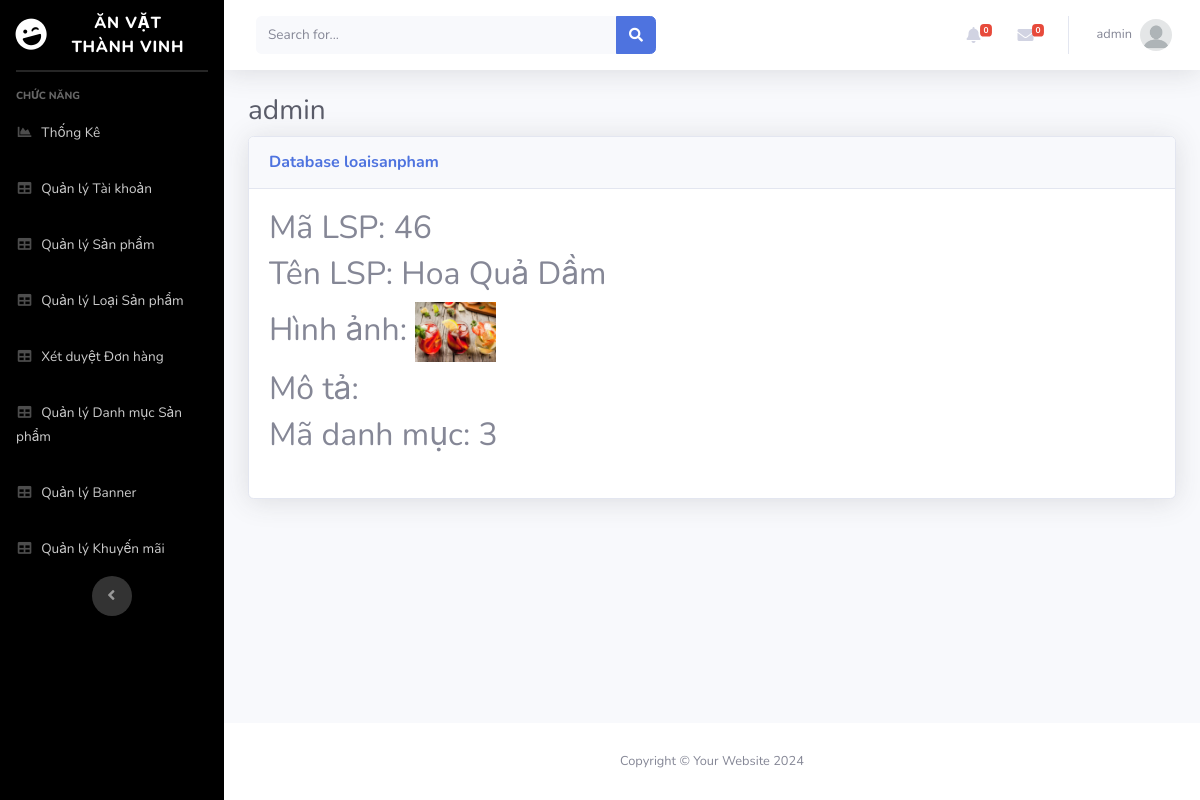
Screenshot of /Admin/index.php?mod=loaisanpham&act=detail&id=46 (signed in) with the database file from the repository.
### tables this page shows
CREATE TABLE `loaisanpham` (
  `MaLSP` int(11) NOT NULL,
  `TenLSP` varchar(70) NOT NULL,
  `HinhAnh` varchar(200) NOT NULL,
  `Mota` varchar(200) NOT NULL,
  `MaDM` int(11) NOT NULL
);

### Admin/MVC/controllers/LoaisanphamController.php (called while the page is built, shortened)
<?php
class LoaisanphamController
{
	var $loaisanpham_model;
	function __construct()
	{
		$this->loaisanpham_model = new loaisanpham();
	}
	public function detail()
	{
		$id = isset($_GET['id']) ? $_GET['id'] : 5;
		$data = $this->loaisanpham_model->find($id);
		require_once("MVC/Views/Admin/index.php");
	}
}

### Admin/MVC/Models/connection.php (called while the page is built, shortened)
<?php
    class Connection{
        function __construct()
        {
            $severname ="localhost";
            $username ="root";
            $password ="";
            $db_name ="bandoan";
            $this->conn = new mysqli($severname,$username,$password,$db_name);
        }
    }
?>

### Admin/MVC/Models/model.php (called while the page is built, shortened)
<?php
require_once("connection.php");
class Model
{
    var $conn;
    var $table;
    var $contens;
    function __construct()
    {
        $conn_obj = new Connection();
        $this->conn = $conn_obj->conn;
    }
    function find($id)
    {
        $query = "select * from $this->table where $this->contens =$id";
        return $this->conn->query($query)->fetch_assoc();
    }
}

### Admin/MVC/Views/loaisanpham/detail.php (the view)
<table class="table table-bordered" id="dataTable" width="100%" cellspacing="0">
    <h2>Mã LSP: <?= $data['MaLSP'] ?></h2>
    <h2>Tên LSP: <?= $data['TenLSP'] ?></h2>
    <h2>Hình ảnh: <img src="../public/img/company/<?= $data['HinhAnh'] ?>" height="60px"></h2>
    <h2>Mô tả: <?= $data['Mota'] ?></h2>
    <h2>Mã danh mục: <?= $data['MaDM'] ?></h2>
</table>

### rows the page displays
loaisanpham: MaLSP "46", TenLSP "Hoa Quả Dầm", HinhAnh (picture), MaDM "3"

### other values shown
$_SESSION['login']['TaiKhoan'] "admin"
$mod "loaisanpham"
